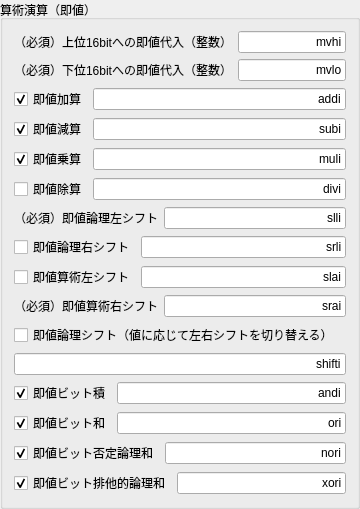
        <widget class="QGroupBox" name="groupBox_16">
         <property name="title">
          <string>算術演算（即値）</string>
         </property>
         <layout class="QVBoxLayout" name="verticalLayout_13">
          <item>
           <layout class="QHBoxLayout" name="horizontalLayout_40">
            <item>
             <widget class="QLabel" name="label_29">
              <property name="text">
               <string>（必須）上位16bitへの即値代入（整数）</string>
              </property>
             </widget>
            </item>
            <item>
             <widget class="QLineEdit" name="lineSETHI">
              <property name="whatsThis">
               <string>SETHI</string>
              </property>
              <property name="text">
               <string>mvhi</string>
              </property>
              <property name="alignment">
               <set>Qt::AlignRight|Qt::AlignTrailing|Qt::AlignVCenter</set>
              </property>
             </widget>
            </item>
           </layout>
          </item>
          <item>
           <layout class="QHBoxLayout" name="horizontalLayout_53">
            <item>
             <widget class="QLabel" name="label_35">
              <property name="text">
               <string>（必須）下位16bitへの即値代入（整数）</string>
              </property>
             </widget>
            </item>
            <item>
             <widget class="QLineEdit" name="lineSETLO">
              <property name="whatsThis">
               <string>SETLO</string>
              </property>
              <property name="text">
               <string>mvlo</string>
              </property>
              <property name="alignment">
               <set>Qt::AlignRight|Qt::AlignTrailing|Qt::AlignVCenter</set>
              </property>
             </widget>
            </item>
           </layout>
          </item>
          <item>
           <layout class="QHBoxLayout" name="horizontalLayout_41">
            <item>
             <widget class="QCheckBox" name="checkADDI">
              <property name="text">
               <string>即値加算</string>
              </property>
              <property name="checked">
               <bool>true</bool>
              </property>
             </widget>
            </item>
            <item>
             <widget class="QLineEdit" name="lineADDI">
              <property name="whatsThis">
               <string>ADDI</string>
              </property>
              <property name="text">
               <string>addi</string>
              </property>
              <property name="alignment">
               <set>Qt::AlignRight|Qt::AlignTrailing|Qt::AlignVCenter</set>
              </property>
             </widget>
            </item>
           </layout>
          </item>
          <item>
           <layout class="QHBoxLayout" name="horizontalLayout_42">
            <item>
             <widget class="QCheckBox" name="checkSUBI">
              <property name="text">
               <string>即値減算</string>
              </property>
              <property name="checked">
               <bool>true</bool>
              </property>
             </widget>
            </item>
            <item>
             <widget class="QLineEdit" name="lineSUBI">
              <property name="whatsThis">
               <string>SUBI</string>
              </property>
              <property name="text">
               <string>subi</string>
              </property>
              <property name="alignment">
               <set>Qt::AlignRight|Qt::AlignTrailing|Qt::AlignVCenter</set>
              </property>
             </widget>
            </item>
           </layout>
          </item>
          <item>
           <layout class="QHBoxLayout" name="horizontalLayout_43">
            <item>
             <widget class="QCheckBox" name="checkMULI">
              <property name="text">
               <string>即値乗算</string>
              </property>
              <property name="checked">
               <bool>true</bool>
              </property>
             </widget>
            </item>
            <item>
             <widget class="QLineEdit" name="lineMULI">
              <property name="whatsThis">
               <string>MULI</string>
              </property>
              <property name="text">
               <string>muli</string>
              </property>
              <property name="alignment">
               <set>Qt::AlignRight|Qt::AlignTrailing|Qt::AlignVCenter</set>
              </property>
             </widget>
            </item>
           </layout>
          </item>
          <item>
           <layout class="QHBoxLayout" name="horizontalLayout_44">
            <item>
             <widget class="QCheckBox" name="checkDIVI">
              <property name="text">
               <string>即値除算</string>
              </property>
             </widget>
            </item>
            <item>
             <widget class="QLineEdit" name="lineDIVI">
              <property name="whatsThis">
               <string>DIVI</string>
              </property>
              <property name="text">
               <string>divi</string>
              </property>
              <property name="alignment">
               <set>Qt::AlignRight|Qt::AlignTrailing|Qt::AlignVCenter</set>
              </property>
             </widget>
            </item>
           </layout>
          </item>
          <item>
           <layout class="QHBoxLayout" name="horizontalLayout_45">
            <item>
             <widget class="QLabel" name="label_34">
              <property name="text">
               <string>（必須）即値論理左シフト</string>
              </property>
             </widget>
            </item>
            <item>
             <widget class="QLineEdit" name="lineSLLI">
              <property name="whatsThis">
               <string>SLLI</string>
              </property>
              <property name="text">
               <string>slli</string>
              </property>
              <property name="alignment">
               <set>Qt::AlignRight|Qt::AlignTrailing|Qt::AlignVCenter</set>
              </property>
             </widget>
            </item>
           </layout>
          </item>
          <item>
           <layout class="QHBoxLayout" name="horizontalLayout_46">
            <item>
             <widget class="QCheckBox" name="checkSRLI">
              <property name="text">
               <string>即値論理右シフト</string>
              </property>
             </widget>
            </item>
            <item>
             <widget class="QLineEdit" name="lineSRLI">
              <property name="whatsThis">
               <string>SRLI</string>
              </property>
              <property name="text">
               <string>srli</string>
              </property>
              <property name="alignment">
               <set>Qt::AlignRight|Qt::AlignTrailing|Qt::AlignVCenter</set>
              </property>
             </widget>
            </item>
           </layout>
          </item>
          <item>
           <layout class="QHBoxLayout" name="horizontalLayout_47">
            <item>
             <widget class="QCheckBox" name="checkSLAI">
              <property name="text">
               <string>即値算術左シフト</string>
              </property>
             </widget>
            </item>
            <item>
             <widget class="QLineEdit" name="lineSLAI">
              <property name="whatsThis">
               <string>SLAI</string>
              </property>
              <property name="text">
               <string>slai</string>
              </property>
              <property name="alignment">
               <set>Qt::AlignRight|Qt::AlignTrailing|Qt::AlignVCenter</set>
              </property>
             </widget>
            </item>
           </layout>
          </item>
          <item>
           <layout class="QHBoxLayout" name="horizontalLayout_48">
            <item>
             <widget class="QLabel" name="label_33">
              <property name="text">
               <string>（必須）即値算術右シフト</string>
              </property>
             </widget>
            </item>
            <item>
             <widget class="QLineEdit" name="lineSRAI">
              <property name="whatsThis">
               <string>SRAI</string>
              </property>
              <property name="text">
               <string>srai</string>
              </property>
              <property name="alignment">
               <set>Qt::AlignRight|Qt::AlignTrailing|Qt::AlignVCenter</set>
              </property>
             </widget>
            </item>
           </layout>
          </item>
          <item>
           <widget class="QCheckBox" name="checkSHIFTI">
            <property name="text">
             <string>即値論理シフト（値に応じて左右シフトを切り替える）</string>
            </property>
           </widget>
          </item>
          <item>
           <widget class="QLineEdit" name="lineSHIFTI">
            <property name="whatsThis">
             <string>SHIFTI</string>
            </property>
            <property name="text">
             <string>shifti</string>
            </property>
            <property name="alignment">
             <set>Qt::AlignRight|Qt::AlignTrailing|Qt::AlignVCenter</set>
            </property>
           </widget>
          </item>
          <item>
           <layout class="QHBoxLayout" name="horizontalLayout_39">
            <item>
             <widget class="QCheckBox" name="checkANDI">
              <property name="text">
               <string>即値ビット積</string>
              </property>
              <property name="checked">
               <bool>true</bool>
              </property>
             </widget>
            </item>
            <item>
             <widget class="QLineEdit" name="lineANDI">
              <property name="whatsThis">
               <string>ANDI</string>
              </property>
              <property name="text">
               <string>andi</string>
              </property>
              <property name="alignment">
               <set>Qt::AlignRight|Qt::AlignTrailing|Qt::AlignVCenter</set>
              </property>
             </widget>
            </item>
           </layout>
          </item>
          <item>
           <layout class="QHBoxLayout" name="horizontalLayout_49">
            <item>
             <widget class="QCheckBox" name="checkORI">
              <property name="text">
               <string>即値ビット和</string>
              </property>
              <property name="checked">
               <bool>true</bool>
              </property>
             </widget>
            </item>
            <item>
             <widget class="QLineEdit" name="lineORI">
              <property name="whatsThis">
               <string>ORI</string>
              </property>
              <property name="text">
               <string>ori</string>
              </property>
              <property name="alignment">
               <set>Qt::AlignRight|Qt::AlignTrailing|Qt::AlignVCenter</set>
              </property>
             </widget>
            </item>
           </layout>
          </item>
          <item>
           <layout class="QHBoxLayout" name="horizontalLayout_50">
            <item>
             <widget class="QCheckBox" name="checkNORI">
              <property name="text">
               <string>即値ビット否定論理和</string>
              </property>
              <property name="checked">
               <bool>true</bool>
              </property>
             </widget>
            </item>
            <item>
             <widget class="QLineEdit" name="lineNORI">
              <property name="whatsThis">
               <string>NORI</string>
              </property>
              <property name="text">
               <string>nori</string>
              </property>
              <property name="alignment">
               <set>Qt::AlignRight|Qt::AlignTrailing|Qt::AlignVCenter</set>
              </property>
             </widget>
            </item>
           </layout>
          </item>
          <item>
           <layout class="QHBoxLayout" name="horizontalLayout_51">
            <item>
             <widget class="QCheckBox" name="checkXORI">
              <property name="text">
               <string>即値ビット排他的論理和</string>
              </property>
              <property name="checked">
               <bool>true</bool>
              </property>
             </widget>
            </item>
            <item>
             <widget class="QLineEdit" name="lineXORI">
              <property name="whatsThis">
               <string>XORI</string>
              </property>
              <property name="text">
               <string>xori</string>
              </property>
              <property name="alignment">
               <set>Qt::AlignRight|Qt::AlignTrailing|Qt::AlignVCenter</set>
              </property>
             </widget>
            </item>
           </layout>
          </item>
         </layout>
        </widget>
